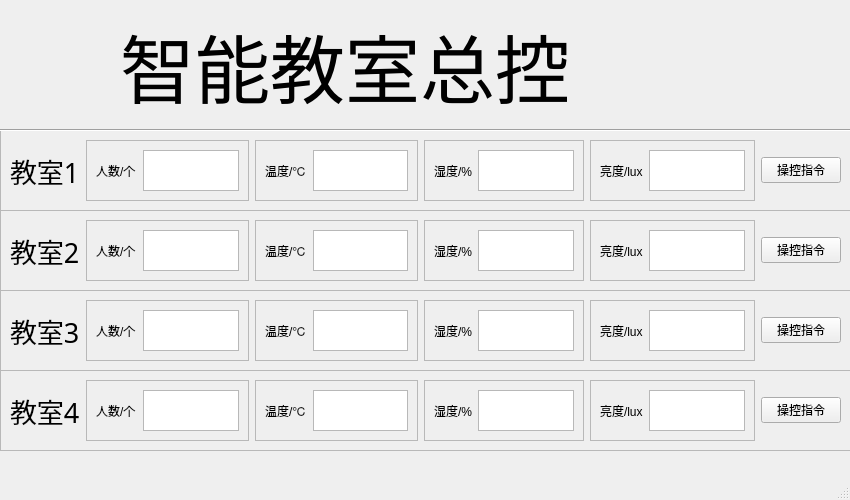
<?xml version="1.0" encoding="UTF-8"?>
<ui version="4.0">
 <class>MainWindow</class>
 <widget class="QMainWindow" name="MainWindow">
  <property name="geometry">
   <rect>
    <x>0</x>
    <y>0</y>
    <width>850</width>
    <height>500</height>
   </rect>
  </property>
  <property name="windowTitle">
   <string>MainWindow</string>
  </property>
  <widget class="QWidget" name="centralwidget">
   <widget class="QLabel" name="label_21">
    <property name="geometry">
     <rect>
      <x>120</x>
      <y>10</y>
      <width>581</width>
      <height>111</height>
     </rect>
    </property>
    <property name="font">
     <font>
      <family>华文新魏</family>
      <pointsize>56</pointsize>
     </font>
    </property>
    <property name="text">
     <string>智能教室总控</string>
    </property>
   </widget>
   <widget class="QFrame" name="frame_4">
    <property name="geometry">
     <rect>
      <x>0</x>
      <y>130</y>
      <width>851</width>
      <height>81</height>
     </rect>
    </property>
    <property name="frameShape">
     <enum>QFrame::StyledPanel</enum>
    </property>
    <property name="frameShadow">
     <enum>QFrame::Raised</enum>
    </property>
    <layout class="QHBoxLayout" name="horizontalLayout_5">
     <item>
      <widget class="QLabel" name="label">
       <property name="font">
        <font>
         <family>楷体</family>
         <pointsize>20</pointsize>
        </font>
       </property>
       <property name="text">
        <string>教室1</string>
       </property>
      </widget>
     </item>
     <item>
      <widget class="QFrame" name="frame">
       <property name="frameShape">
        <enum>QFrame::StyledPanel</enum>
       </property>
       <property name="frameShadow">
        <enum>QFrame::Raised</enum>
       </property>
       <layout class="QHBoxLayout" name="horizontalLayout">
        <item>
         <widget class="QLabel" name="label_2">
          <property name="text">
           <string>人数/个</string>
          </property>
         </widget>
        </item>
        <item>
         <widget class="QTextBrowser" name="textBrowser1_rs"/>
        </item>
       </layout>
      </widget>
     </item>
     <item>
      <widget class="QFrame" name="frame_2">
       <property name="frameShape">
        <enum>QFrame::StyledPanel</enum>
       </property>
       <property name="frameShadow">
        <enum>QFrame::Raised</enum>
       </property>
       <layout class="QHBoxLayout" name="horizontalLayout_2">
        <item>
         <widget class="QLabel" name="label_3">
          <property name="text">
           <string>温度/℃</string>
          </property>
         </widget>
        </item>
        <item>
         <widget class="QTextBrowser" name="textBrowser1_wd"/>
        </item>
       </layout>
      </widget>
     </item>
     <item>
      <widget class="QFrame" name="frame_3">
       <property name="frameShape">
        <enum>QFrame::StyledPanel</enum>
       </property>
       <property name="frameShadow">
        <enum>QFrame::Raised</enum>
       </property>
       <layout class="QHBoxLayout" name="horizontalLayout_3">
        <item>
         <widget class="QLabel" name="label_4">
          <property name="text">
           <string>湿度/%</string>
          </property>
         </widget>
        </item>
        <item>
         <widget class="QTextBrowser" name="textBrowser1_sd"/>
        </item>
       </layout>
      </widget>
     </item>
     <item>
      <widget class="QFrame" name="frame_5">
       <property name="frameShape">
        <enum>QFrame::StyledPanel</enum>
       </property>
       <property name="frameShadow">
        <enum>QFrame::Raised</enum>
       </property>
       <layout class="QHBoxLayout" name="horizontalLayout_4">
        <item>
         <widget class="QLabel" name="label_5">
          <property name="text">
           <string>亮度/lux</string>
          </property>
         </widget>
        </item>
        <item>
         <widget class="QTextBrowser" name="textBrowser1_ld"/>
        </item>
       </layout>
      </widget>
     </item>
     <item>
      <widget class="QPushButton" name="pushButton1">
       <property name="text">
        <string>操控指令</string>
       </property>
      </widget>
     </item>
    </layout>
   </widget>
   <widget class="Line" name="line">
    <property name="geometry">
     <rect>
      <x>-20</x>
      <y>120</y>
      <width>901</width>
      <height>20</height>
     </rect>
    </property>
    <property name="orientation">
     <enum>Qt::Horizontal</enum>
    </property>
   </widget>
   <widget class="QFrame" name="frame_6">
    <property name="geometry">
     <rect>
      <x>0</x>
      <y>210</y>
      <width>851</width>
      <height>81</height>
     </rect>
    </property>
    <property name="frameShape">
     <enum>QFrame::StyledPanel</enum>
    </property>
    <property name="frameShadow">
     <enum>QFrame::Raised</enum>
    </property>
    <layout class="QHBoxLayout" name="horizontalLayout_26">
     <item>
      <widget class="QLabel" name="label_27">
       <property name="font">
        <font>
         <family>楷体</family>
         <pointsize>20</pointsize>
        </font>
       </property>
       <property name="text">
        <string>教室2</string>
       </property>
      </widget>
     </item>
     <item>
      <widget class="QFrame" name="frame_23">
       <property name="frameShape">
        <enum>QFrame::StyledPanel</enum>
       </property>
       <property name="frameShadow">
        <enum>QFrame::Raised</enum>
       </property>
       <layout class="QHBoxLayout" name="horizontalLayout_27">
        <item>
         <widget class="QLabel" name="label_28">
          <property name="text">
           <string>人数/个</string>
          </property>
         </widget>
        </item>
        <item>
         <widget class="QTextBrowser" name="textBrowser2_rs"/>
        </item>
       </layout>
      </widget>
     </item>
     <item>
      <widget class="QFrame" name="frame_24">
       <property name="frameShape">
        <enum>QFrame::StyledPanel</enum>
       </property>
       <property name="frameShadow">
        <enum>QFrame::Raised</enum>
       </property>
       <layout class="QHBoxLayout" name="horizontalLayout_28">
        <item>
         <widget class="QLabel" name="label_29">
          <property name="text">
           <string>温度/℃</string>
          </property>
         </widget>
        </item>
        <item>
         <widget class="QTextBrowser" name="textBrowser2_wd"/>
        </item>
       </layout>
      </widget>
     </item>
     <item>
      <widget class="QFrame" name="frame_25">
       <property name="frameShape">
        <enum>QFrame::StyledPanel</enum>
       </property>
       <property name="frameShadow">
        <enum>QFrame::Raised</enum>
       </property>
       <layout class="QHBoxLayout" name="horizontalLayout_29">
        <item>
         <widget class="QLabel" name="label_30">
          <property name="text">
           <string>湿度/%</string>
          </property>
         </widget>
        </item>
        <item>
         <widget class="QTextBrowser" name="textBrowser2_sd"/>
        </item>
       </layout>
      </widget>
     </item>
     <item>
      <widget class="QFrame" name="frame_26">
       <property name="frameShape">
        <enum>QFrame::StyledPanel</enum>
       </property>
       <property name="frameShadow">
        <enum>QFrame::Raised</enum>
       </property>
       <layout class="QHBoxLayout" name="horizontalLayout_30">
        <item>
         <widget class="QLabel" name="label_31">
          <property name="text">
           <string>亮度/lux</string>
          </property>
         </widget>
        </item>
        <item>
         <widget class="QTextBrowser" name="textBrowser2_ld"/>
        </item>
       </layout>
      </widget>
     </item>
     <item>
      <widget class="QPushButton" name="pushButton2">
       <property name="text">
        <string>操控指令</string>
       </property>
      </widget>
     </item>
    </layout>
   </widget>
   <widget class="QFrame" name="frame_27">
    <property name="geometry">
     <rect>
      <x>0</x>
      <y>290</y>
      <width>851</width>
      <height>81</height>
     </rect>
    </property>
    <property name="frameShape">
     <enum>QFrame::StyledPanel</enum>
    </property>
    <property name="frameShadow">
     <enum>QFrame::Raised</enum>
    </property>
    <layout class="QHBoxLayout" name="horizontalLayout_31">
     <item>
      <widget class="QLabel" name="label_32">
       <property name="font">
        <font>
         <family>楷体</family>
         <pointsize>20</pointsize>
        </font>
       </property>
       <property name="text">
        <string>教室3</string>
       </property>
      </widget>
     </item>
     <item>
      <widget class="QFrame" name="frame_28">
       <property name="frameShape">
        <enum>QFrame::StyledPanel</enum>
       </property>
       <property name="frameShadow">
        <enum>QFrame::Raised</enum>
       </property>
       <layout class="QHBoxLayout" name="horizontalLayout_32">
        <item>
         <widget class="QLabel" name="label_33">
          <property name="text">
           <string>人数/个</string>
          </property>
         </widget>
        </item>
        <item>
         <widget class="QTextBrowser" name="textBrowser3_rs"/>
        </item>
       </layout>
      </widget>
     </item>
     <item>
      <widget class="QFrame" name="frame_29">
       <property name="frameShape">
        <enum>QFrame::StyledPanel</enum>
       </property>
       <property name="frameShadow">
        <enum>QFrame::Raised</enum>
       </property>
       <layout class="QHBoxLayout" name="horizontalLayout_33">
        <item>
         <widget class="QLabel" name="label_34">
          <property name="text">
           <string>温度/℃</string>
          </property>
         </widget>
        </item>
        <item>
         <widget class="QTextBrowser" name="textBrowser1_wd_7"/>
        </item>
       </layout>
      </widget>
     </item>
     <item>
      <widget class="QFrame" name="frame_30">
       <property name="frameShape">
        <enum>QFrame::StyledPanel</enum>
       </property>
       <property name="frameShadow">
        <enum>QFrame::Raised</enum>
       </property>
       <layout class="QHBoxLayout" name="horizontalLayout_34">
        <item>
         <widget class="QLabel" name="label_35">
          <property name="text">
           <string>湿度/%</string>
          </property>
         </widget>
        </item>
        <item>
         <widget class="QTextBrowser" name="textBrowser1_sd_7"/>
        </item>
       </layout>
      </widget>
     </item>
     <item>
      <widget class="QFrame" name="frame_31">
       <property name="frameShape">
        <enum>QFrame::StyledPanel</enum>
       </property>
       <property name="frameShadow">
        <enum>QFrame::Raised</enum>
       </property>
       <layout class="QHBoxLayout" name="horizontalLayout_35">
        <item>
         <widget class="QLabel" name="label_36">
          <property name="text">
           <string>亮度/lux</string>
          </property>
         </widget>
        </item>
        <item>
         <widget class="QTextBrowser" name="textBrowser1_ld_3"/>
        </item>
       </layout>
      </widget>
     </item>
     <item>
      <widget class="QPushButton" name="pushButton3">
       <property name="text">
        <string>操控指令</string>
       </property>
      </widget>
     </item>
    </layout>
   </widget>
   <widget class="QFrame" name="frame_32">
    <property name="geometry">
     <rect>
      <x>0</x>
      <y>370</y>
      <width>851</width>
      <height>81</height>
     </rect>
    </property>
    <property name="frameShape">
     <enum>QFrame::StyledPanel</enum>
    </property>
    <property name="frameShadow">
     <enum>QFrame::Raised</enum>
    </property>
    <layout class="QHBoxLayout" name="horizontalLayout_36">
     <item>
      <widget class="QLabel" name="label_37">
       <property name="font">
        <font>
         <family>楷体</family>
         <pointsize>20</pointsize>
        </font>
       </property>
       <property name="text">
        <string>教室4</string>
       </property>
      </widget>
     </item>
     <item>
      <widget class="QFrame" name="frame_33">
       <property name="frameShape">
        <enum>QFrame::StyledPanel</enum>
       </property>
       <property name="frameShadow">
        <enum>QFrame::Raised</enum>
       </property>
       <layout class="QHBoxLayout" name="horizontalLayout_37">
        <item>
         <widget class="QLabel" name="label_38">
          <property name="text">
           <string>人数/个</string>
          </property>
         </widget>
        </item>
        <item>
         <widget class="QTextBrowser" name="textBrowser1_rs_8"/>
        </item>
       </layout>
      </widget>
     </item>
     <item>
      <widget class="QFrame" name="frame_34">
       <property name="frameShape">
        <enum>QFrame::StyledPanel</enum>
       </property>
       <property name="frameShadow">
        <enum>QFrame::Raised</enum>
       </property>
       <layout class="QHBoxLayout" name="horizontalLayout_38">
        <item>
         <widget class="QLabel" name="label_39">
          <property name="text">
           <string>温度/℃</string>
          </property>
         </widget>
        </item>
        <item>
         <widget class="QTextBrowser" name="textBrowser1_wd_8"/>
        </item>
       </layout>
      </widget>
     </item>
     <item>
      <widget class="QFrame" name="frame_35">
       <property name="frameShape">
        <enum>QFrame::StyledPanel</enum>
       </property>
       <property name="frameShadow">
        <enum>QFrame::Raised</enum>
       </property>
       <layout class="QHBoxLayout" name="horizontalLayout_39">
        <item>
         <widget class="QLabel" name="label_40">
          <property name="text">
           <string>湿度/%</string>
          </property>
         </widget>
        </item>
        <item>
         <widget class="QTextBrowser" name="textBrowser1_sd_8"/>
        </item>
       </layout>
      </widget>
     </item>
     <item>
      <widget class="QFrame" name="frame_36">
       <property name="frameShape">
        <enum>QFrame::StyledPanel</enum>
       </property>
       <property name="frameShadow">
        <enum>QFrame::Raised</enum>
       </property>
       <layout class="QHBoxLayout" name="horizontalLayout_40">
        <item>
         <widget class="QLabel" name="label_41">
          <property name="text">
           <string>亮度/lux</string>
          </property>
         </widget>
        </item>
        <item>
         <widget class="QTextBrowser" name="textBrowser1_ld_4"/>
        </item>
       </layout>
      </widget>
     </item>
     <item>
      <widget class="QPushButton" name="pushButton4">
       <property name="text">
        <string>操控指令</string>
       </property>
      </widget>
     </item>
    </layout>
   </widget>
  </widget>
  <widget class="QMenuBar" name="menubar">
   <property name="geometry">
    <rect>
     <x>0</x>
     <y>0</y>
     <width>850</width>
     <height>26</height>
    </rect>
   </property>
  </widget>
  <widget class="QStatusBar" name="statusbar"/>
 </widget>
 <resources/>
 <connections/>
</ui>
